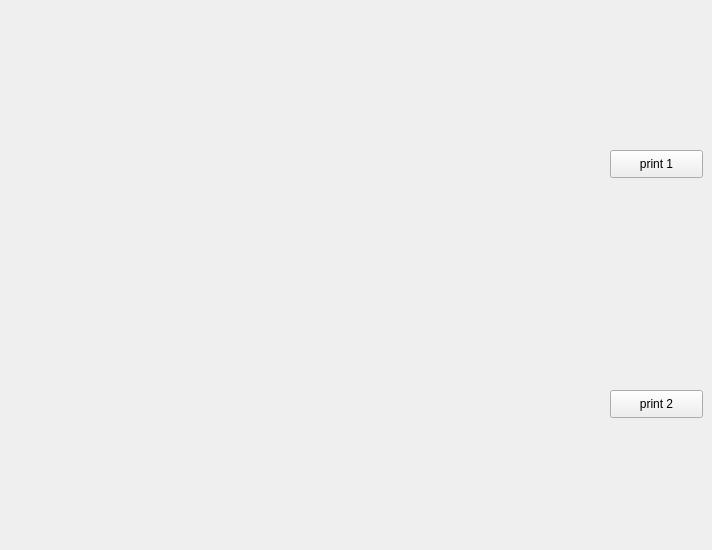
         <widget class="QWidget" name="imri_3">
          <attribute name="title">
           <string>imprimer</string>
          </attribute>
          <widget class="QPushButton" name="pushButton_4">
           <property name="geometry">
            <rect>
             <x>610</x>
             <y>150</y>
             <width>93</width>
             <height>28</height>
            </rect>
           </property>
           <property name="text">
            <string>print 1</string>
           </property>
          </widget>
          <widget class="QLabel" name="label_148">
           <property name="geometry">
            <rect>
             <x>140</x>
             <y>40</y>
             <width>331</width>
             <height>221</height>
            </rect>
           </property>
           <property name="text">
            <string/>
           </property>
          </widget>
          <widget class="QLabel" name="label_149">
           <property name="geometry">
            <rect>
             <x>170</x>
             <y>300</y>
             <width>271</width>
             <height>241</height>
            </rect>
           </property>
           <property name="text">
            <string/>
           </property>
          </widget>
          <widget class="QPushButton" name="pb_print2_3">
           <property name="geometry">
            <rect>
             <x>610</x>
             <y>390</y>
             <width>93</width>
             <height>28</height>
            </rect>
           </property>
           <property name="text">
            <string>print 2</string>
           </property>
          </widget>
         </widget>
